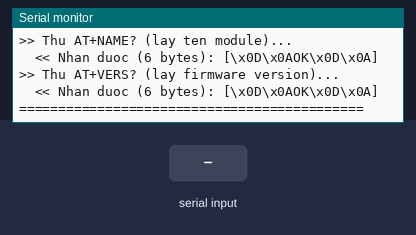
A sketch run on a simulated Arduino Uno, built with avr-gcc and run on an emulated ATmega328P. On the bench: the last lines printed to the serial monitor. The test bench sets the inputs (shaded band). The modem accepts every AT command (registered, SIM ready, sends succeed) and sends nothing else.

Above: at 5.0 s.
5.1 s: "O\n" received over Serial
At 6.0 s:
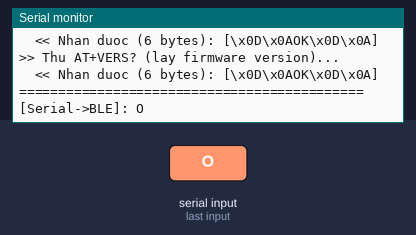
6.6 s: "O\n" received over the second serial link
At 7.1 s:
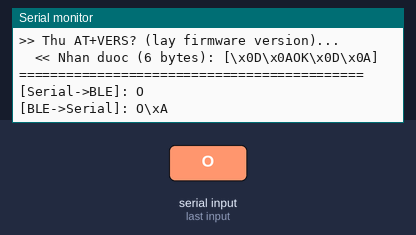
8.1 s: "o\n" received over Serial
At 9.3 s:
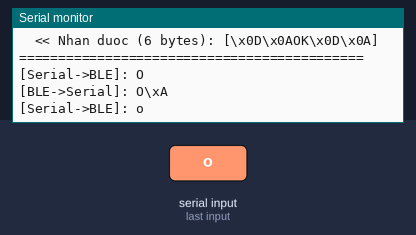
9.6 s: "o\n" received over the second serial link
At 10.5 s:
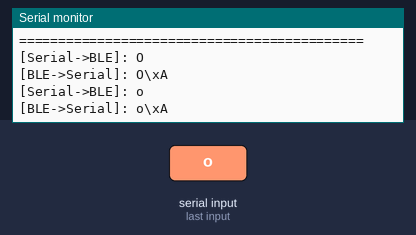
11.1 s: "K\n" received over Serial
At 11.8 s:
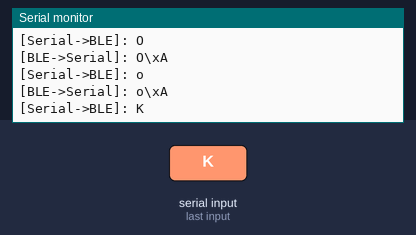
12.6 s: "K\n" received over the second serial link
At 14.0 s:
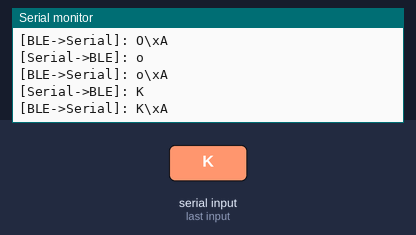

Measured:
- after the input at 5.1 s, the serial monitor: prints a new line at once (image 1)
- after the input at 6.6 s, the serial monitor: prints a new line at once (image 2)
- after the input at 8.1 s, the serial monitor: prints a new line at once (image 3)
- after the input at 9.6 s, the serial monitor: prints a new line at once (image 4)
- after the input at 11.1 s, the serial monitor: prints a new line at once (image 5)
- after the input at 12.6 s, the serial monitor: prints a new line at once (image 6)

The sketch:

ble_diagnose.ino
```cpp
#include <SoftwareSerial.h>
#define PIN_BLE_RX  2
#define PIN_BLE_TX  3

SoftwareSerial bleSerial(PIN_BLE_RX, PIN_BLE_TX);

const uint32_t BAUD_LIST[] = {9600, 115200, 38400, 57600, 19200};
const uint8_t  BAUD_COUNT  = 5;

bool waitAndPrint(uint32_t timeoutMs) {
    char buf[64];
    uint8_t n = 0;
    bool foundOK = false;
    unsigned long start = millis();

    while (millis() - start < timeoutMs) {
        if (bleSerial.available()) {
            char c = bleSerial.read();
            if (n < sizeof(buf) - 1) buf[n++] = c;
            if (n >= 2 &&
                (buf[n-2] == 'O' || buf[n-2] == 'o') &&
                (buf[n-1] == 'K' || buf[n-1] == 'k')) {
                foundOK = true;
            }
        }
    }

    buf[n] = '\0';
    if (n > 0) {
        Serial.print(F("  << Nhan duoc ("));
        Serial.print(n);
        Serial.print(F(" bytes): ["));
        for (uint8_t i = 0; i < n; i++) {
            if (buf[i] >= 32 && buf[i] < 127) {
                Serial.print(buf[i]);
            } else {
                Serial.print(F("\\x"));
                if ((uint8_t)buf[i] < 0x10) Serial.print('0');
                Serial.print((uint8_t)buf[i], HEX);
            }
        }
        Serial.println(']');
    } else {
        Serial.println(F("  << Khong nhan duoc gi! (timeout)"));
    }
    return foundOK;
}

bool tryBaud(uint32_t baud) {
    Serial.print(F("\n[Baudrate "));
    Serial.print(baud);
    Serial.println(F("]"));

    bleSerial.begin(baud);
    delay(100);

    while (bleSerial.available()) bleSerial.read();
    delay(50);

    Serial.println(F("  >> Gui: AT"));
    bleSerial.print("AT");
    bool ok1 = waitAndPrint(600);
    if (ok1) {
        Serial.println(F("  [OK] Module tra loi AT!"));
        return true;
    }

    delay(50);
    while (bleSerial.available()) bleSerial.read();

    Serial.println(F("  >> Gui: AT\\r\\n"));
    bleSerial.print("AT\r\n");
    bool ok2 = waitAndPrint(600);
    if (ok2) {
        Serial.println(F("  [OK] Module tra loi AT\\r\\n!"));
        return true;
    }

    return false;
}

void setup() {
    Serial.begin(9600);
    while (!Serial) {}

    Serial.println(F("============================================"));
    Serial.println(F("  BLE DIAGNOSTIC — Chan doan loi E4"));
    Serial.println(F("============================================"));
    Serial.println(F("Chan: D2(RX Arduino) <- TX module BLE"));
    Serial.println(F("Chan: D3(TX Arduino) -> RX module BLE"));
    Serial.println(F("Dang kiem tra...\n"));

    bool found = false;
    uint32_t goodBaud = 0;
    for (uint8_t i = 0; i < BAUD_COUNT; i++) {
        if (tryBaud(BAUD_LIST[i])) {
            found = true;
            goodBaud = BAUD_LIST[i];
            break;
        }
    }

    Serial.println(F("\n============================================"));
    if (found) {
        Serial.println(F(">> KET QUA: MODULE BLE HOAT DONG BINH THUONG!"));
        Serial.print(F(">> Baudrate dung: "));
        Serial.println(goodBaud);

        if (goodBaud != 9600) {
            Serial.println(F(""));
            Serial.println(F("!! LUU Y: Baudrate KHAC 9600!"));
            Serial.println(F("   Mo config.h va sua dong nay:"));
            Serial.print(F("   #define BLE_BAUD_RATE  "));
            Serial.println(goodBaud);
        } else {
            Serial.println(F("   Baudrate 9600 dung, E4 la do phan mem."));
            Serial.println(F("   => Kiem tra: phone co dang ket noi BLE k?"));
            Serial.println(F("      Neu co: ngat BLE tren phone roi reset Arduino."));
        }

        bleSerial.begin(goodBaud);
        delay(50);
        while (bleSerial.available()) bleSerial.read();
        Serial.println(F("\n>> Thu AT+NOTI1..."));
        bleSerial.print("AT+NOTI1\r\n");
        waitAndPrint(600);

        while (bleSerial.available()) bleSerial.read();
        Serial.println(F(">> Thu AT+NAME? (lay ten module)..."));
        bleSerial.print("AT+NAME?\r\n");
        waitAndPrint(600);

        while (bleSerial.available()) bleSerial.read();
        Serial.println(F(">> Thu AT+VERS? (lay firmware version)..."));
        bleSerial.print("AT+VERS?\r\n");
        waitAndPrint(600);

    } else {
        Serial.println(F(">> KET QUA: KHONG NHAN DUOC PHAN HOI TU MODULE BLE!"));
        Serial.println(F("============================================"));
        Serial.println(F("Co the do cac nguyen nhan sau:\n"));
        Serial.println(F("[1] SAI DAY TX/RX (nguyen nhan so 1)"));
        Serial.println(F("    Kiem tra lai:"));
        Serial.println(F("    D2 (Arduino) <-- TXD (module BLE)"));
        Serial.println(F("    D3 (Arduino) --> RXD (module BLE)"));
        Serial.println(F("    KHONG phai TX->TX hoac RX->RX!\n"));
        Serial.println(F("[2] CHUA CAP NGUON cho module BLE"));
        Serial.println(F("    Kiem tra VCC va GND cua module.\n"));
        Serial.println(F("[3] MODULE BLE BI HONG hoac chua duoc han day"));
        Serial.println(F("    Thu dung multimeter do thong mach.\n"));
        Serial.println(F("[4] PHONE DANG KET NOI voi BLE luc nay"));
        Serial.println(F("    Ngat BLE tren phone, roi reset Arduino va thu lai."));
        Serial.println(F("\n=> Neu tat ca tren deu OK ma van loi:"));
        Serial.println(F("   Day la LOI PHAN CUNG, khong phai phan mem."));
    }
    Serial.println(F("============================================"));
}

void loop() {
    if (bleSerial.available()) {
        Serial.print(F("[BLE->Serial]: "));
        while (bleSerial.available()) {
            char c = bleSerial.read();
            if (c >= 32 && c < 127) Serial.print(c);
            else { Serial.print(F("\\x")); Serial.print((uint8_t)c, HEX); }
        }
        Serial.println();
    }
    if (Serial.available()) {
        // Cho phep gui lenh AT thu cong tu Serial Monitor
        String cmd = Serial.readStringUntil('\n');
        cmd.trim();
        Serial.print(F("[Serial->BLE]: "));
        Serial.println(cmd);
        bleSerial.print(cmd);
        bleSerial.print("\r\n");
        delay(300);
    }
}
```
